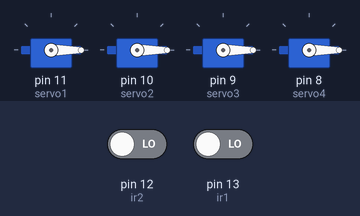
Simulated run of this sketch. Board: Arduino Uno, built with avr-gcc and run on an emulated ATmega328P. Shown: 4 × servo. The test bench sets the inputs (shaded band); at power-on: pin 13 (ir1) LOW, pin 12 (ir2) LOW.

Above: at 5.4 s.
5.5 s: pin 13 (ir1) driven HIGH
At 8.06 s:
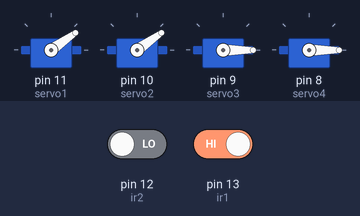
8.5 s: pin 12 (ir2) driven HIGH
At 11.39 s:
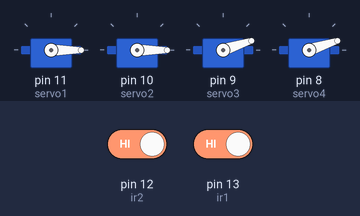
11.5 s: pin 13 (ir1) driven LOW
At 14.0 s:
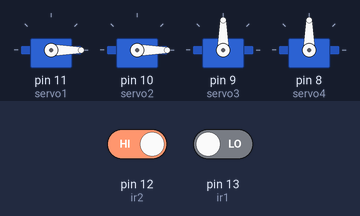
14.5 s: pin 12 (ir2) driven LOW and pin 13 (ir1) driven HIGH
At 19.0 s:
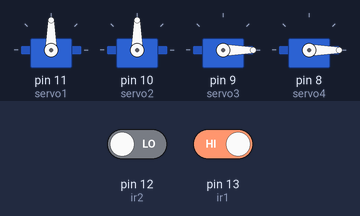
19.3 s: pin 12 (ir2) driven HIGH
At 21.88 s:
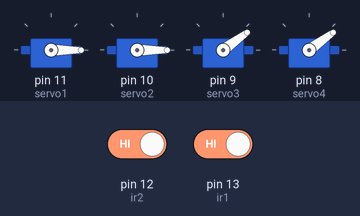
25.3 s: pin 12 (ir2) driven LOW
At 25.81 s:
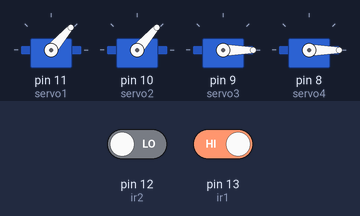
Timing chart, 0 to 28.3 s (numbered marks = the images above; inputs shaded):
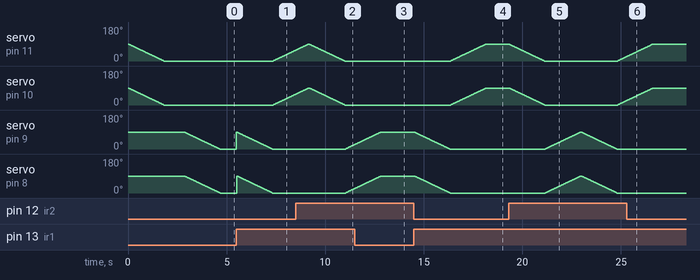

Measured:
- after the input at 5.5 s, servo on pin 11 (servo1), servo on pin 10 (servo2): moves from 0° to 57° over 1.1 s, starting after 1.9 s
- after the input at 8.5 s, servo on pin 9 (servo3), servo on pin 8 (servo4): moves from 0° to 24° over 0.46 s, starting after 2.5 s
- after the input at 11.5 s, servo on pin 9 (servo3), servo on pin 8 (servo4): goes on until 12.8 s, then stays 90°
- after the input at 14.5 s, servo on pin 11 (servo1), servo on pin 10 (servo2): moves from 0° to 90° over 1.8 s, starting after 1.9 s; servo on pin 9 (servo3), servo on pin 8 (servo4): moves from 90° to 0° over 1.8 s, starting at once
- after the input at 19.3 s, servo on pin 9 (servo3), servo on pin 8 (servo4): rises from 0° to 90° in 1.8 s, then falls to 0° in 1.8 s
- after the input at 25.3 s, servo on pin 11 (servo1), servo on pin 10 (servo2): goes on until 26.6 s, then stays 90°; servo on pin 9 (servo3), servo on pin 8 (servo4): stays 0° (without the input it goes to 1° after 3.2 s)

The sketch:

Railway_project.ino
```cpp
#include <Servo.h>
const int servo1=11,servo2=10,servo3=9,servo4=8,ir1=13,ir2=12;
Servo myservo1,myservo2,myservo3,myservo4;
int pos1=0,pos2=0,pos3=0,pos4 = 0;
int flag=0;
void setup() {
  myservo1.attach(servo1);
  myservo2.attach(servo2);
  myservo3.attach(servo3);
  myservo4.attach(servo4);
  pinMode(ir1,INPUT);
  pinMode(ir2,INPUT);
}
void barricadeDown(int num){
  switch(num){
    case 1:
      for(pos1=0;pos1<=90;pos1++){
        myservo1.write(pos1);
        delay(10);
        myservo2.write(pos1);
        delay(10);
       }
       break;
    case 2:
      for(pos2=0;pos2<=90;pos2+=1){
        myservo3.write(pos2);
        delay(10);
        myservo4.write(pos2);
        delay(10);
       }
       break;
    }
}
void barricadeUp(int num){
  switch(num){
    case 1:
      for(pos1=90;pos1>=0;pos1--){
        myservo1.write(pos1);
        delay(10);
        myservo2.write(pos1);
        delay(10);
       }
       break;
    case 2:
      for(pos2=90;pos2>=0;pos2-=1){
        myservo3.write(pos2);
        delay(10);
        myservo4.write(pos2);
        delay(10);
       }
       break;
  }
}
void loop() {
  int signal1,signal2;
  static int flag1=1;
  signal1=digitalRead(ir1);
  signal2=digitalRead(ir2);
  if(!flag){
     barricadeUp(1);
     delay(1000);
     barricadeUp(2);
     flag=1;
  }
  if(signal1==HIGH&&flag1==1){
    barricadeUp(2);
    barricadeDown(1);
    flag1=0;
  }
  else if(signal2==HIGH&&flag1==0){
    barricadeUp(1);
    barricadeDown(2);
    flag1=1;
    }
/*
  if(signal1==HIGH){
    barricadeUp(2);
  }
  else if(signal2==HIGH){
    barricadeDown(1);
  }
  else if(signal3==HIGH){
    barricadeUp(1);
  }
  else if(signal4==HIGH){
    barricadeDown(2);
  }
 barricadeUp(1);
 delay(1000);
 barricadeUp(2);
 delay(1000);
 barricadeDown(1);
 delay(1000);
 barricadeDown(2);
 delay(1000);*/
}
```
